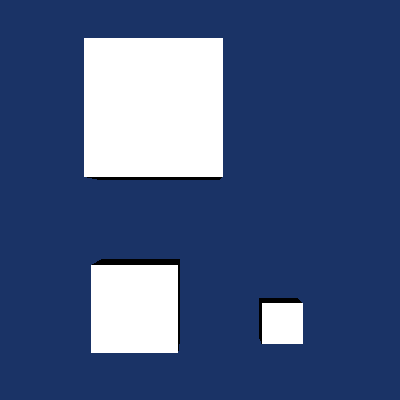

Python code for this plot:
#!/usr/bin/env python

# Demonstrate vtkBlockIdScalars by creating a recursive multi-block
# dataset of image data blocks, assigning block-id scalars, and
# visualizing each block with a different color.

# Factory overrides
import vtkmodules.vtkInteractionStyle  # noqa: F401
import vtkmodules.vtkRenderingFreeType  # noqa: F401
import vtkmodules.vtkRenderingOpenGL2  # noqa: F401

from vtkmodules.vtkCommonDataModel import (
    vtkImageData,
    vtkMultiBlockDataSet,
)
from vtkmodules.vtkFiltersGeneral import vtkBlockIdScalars
from vtkmodules.vtkFiltersGeometry import vtkDataSetSurfaceFilter
from vtkmodules.vtkRenderingCore import (
    vtkActor,
    vtkCompositePolyDataMapper,
    vtkRenderWindow,
    vtkRenderWindowInteractor,
    vtkRenderer,
)

# Create three image data blocks
image_0 = vtkImageData()
image_0.SetDimensions(3, 3, 3)

image_1 = vtkImageData()
image_1.SetDimensions(2, 2, 2)
image_1.SetOrigin(4, 0, 0)

image_2 = vtkImageData()
image_2.SetDimensions(4, 4, 4)
image_2.SetOrigin(0, 4, 0)

# Build nested multi-block
multi_block_0 = vtkMultiBlockDataSet()
multi_block_0.SetNumberOfBlocks(2)
multi_block_0.SetBlock(0, image_0)
multi_block_0.SetBlock(1, image_1)

multi_block_1 = vtkMultiBlockDataSet()
multi_block_1.SetNumberOfBlocks(2)
multi_block_1.SetBlock(0, multi_block_0)
multi_block_1.SetBlock(1, image_2)

# Apply block id scalars with leaf traversal
block_id_filter = vtkBlockIdScalars()
block_id_filter.SetInputData(multi_block_1)
block_id_filter.TraverseSubTreeOn()
block_id_filter.VisitOnlyLeavesOn()
block_id_filter.Update()

# Extract surface and render
surface = vtkDataSetSurfaceFilter()
surface.SetInputConnection(block_id_filter.GetOutputPort())

mapper = vtkCompositePolyDataMapper()
mapper.SetInputConnection(surface.GetOutputPort())

actor = vtkActor()
actor.SetMapper(mapper)

# Renderer
renderer = vtkRenderer()
renderer.AddActor(actor)
renderer.SetBackground(0.1, 0.2, 0.4)

# Window
render_window = vtkRenderWindow()
render_window.AddRenderer(renderer)
render_window.SetSize(400, 400)
render_window.SetWindowName("block id scalars")

# Interactor
interactor = vtkRenderWindowInteractor()
interactor.SetRenderWindow(render_window)

# Scene
renderer.ResetCamera()

interactor.Initialize()
interactor.Start()
